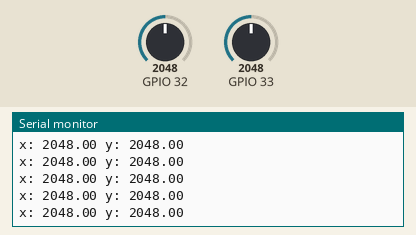
A sketch run on a simulated ESP32. On the bench: the last lines printed to the serial monitor. The test bench sets the inputs (shaded band); at power-on: GPIO 32 = 2048, GPIO 33 = 2048.

Above: at 1.2 s.
1.3 s: GPIO 32 set to 11
At 2.4 s:
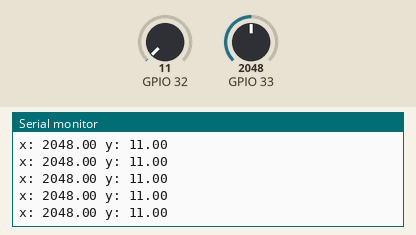
2.8 s: GPIO 32 set to 8
At 3.5 s:
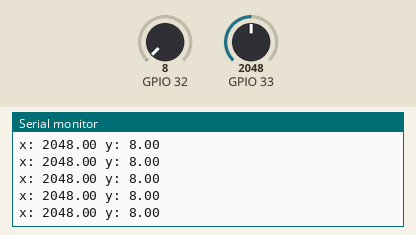
10.3 s: GPIO 33 set to 1042
At 11.1 s:
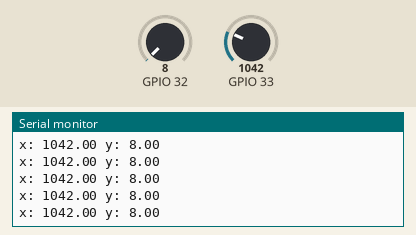
11.8 s: GPIO 33 set to 950
At 12.9 s:
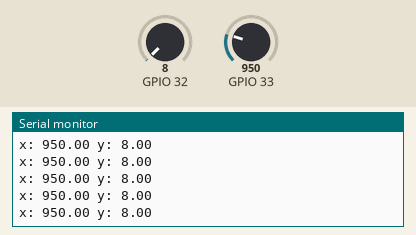
Timing chart, 0 to 14.3 s (numbered marks = the images above; inputs shaded):
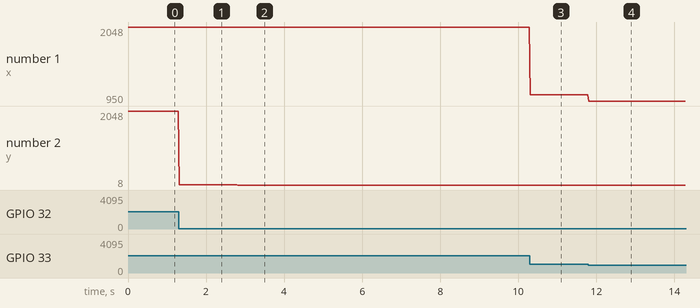

The sketch:

Sensor_Testing.ino
```cpp
void setup() {
  // put your setup code here, to run once:

  pinMode(33,INPUT);
  pinMode(32,INPUT);

  Serial.begin(9600);

}

void loop() {
  // put your main code here, to run repeatedly:

  float x = analogRead(33);
  float y = analogRead(32);

  Serial.print("x: " + String(x) + " y: " + String(y) + "\n");
}
```

Measured:
- after the input at 1.3 s, the serial monitor: prints a new line at once (image 1)
- after the input at 2.8 s, the serial monitor: prints a new line at once (image 2)
- after the input at 10.3 s, the serial monitor: prints a new line at once (image 3)
- after the input at 11.8 s, the serial monitor: prints a new line at once (image 4)
- plotted number 1: 2048 → 1042 after the input at 10.3 s, 1042 → 950 after the input at 11.8 s
- plotted number 2: 2048 → 11 after the input at 1.3 s, 11 → 8 after the input at 2.8 s
